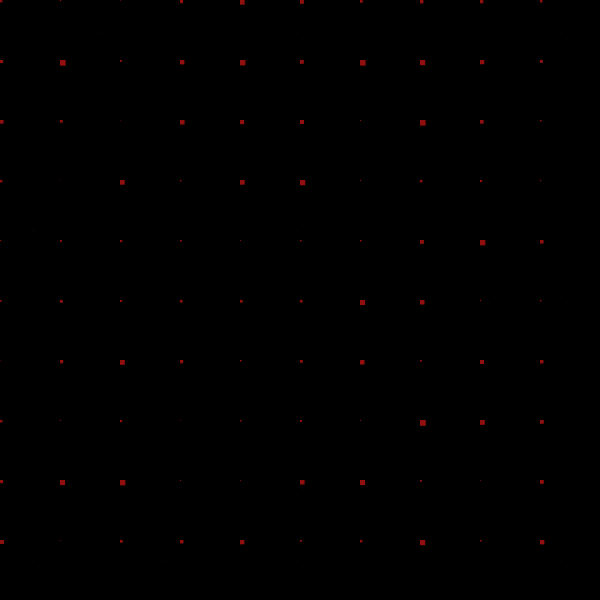
Frame 1 (no input)
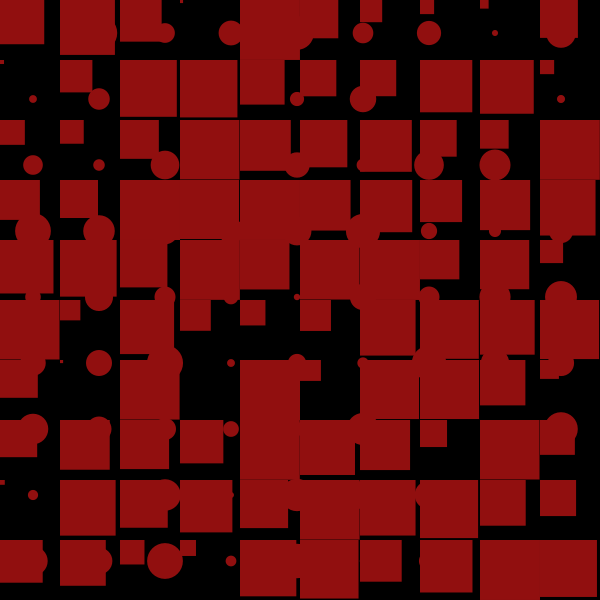
Frame 60 (the mouse pressed at the canvas centre just before this capture)
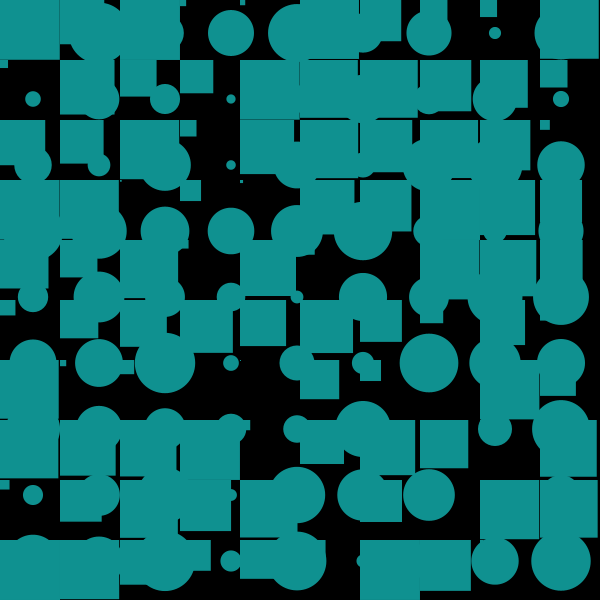
Frame 120 (the mouse held since frame 60 and released just before this capture)

The Processing sketch that drew these frames (run headless with seeded random() and noise(); from frame 60 on, the mouse is pressed at the canvas centre):

// Processing sketch: processing_54120
// ── processing_54120.pde

/**
 * Sketch using two grids
 * background: oscillating squares
 * foreground oscillating circles
 * code may contain unused stuff
 * this is a snapshot of a version that I like
 * position of mouse changes the colors of background
 * and foreground
 * click to stop movement
 */
  
int numZelles1 = int(random(5,13));
int numZelles2 = int(random(7,16));
int numZellesTotal1 = 289;
int numZellesTotal2 = 361;
int switch1 = 1;
float col01,col02,col03,col04;

float rad1 = 600/numZelles1;
float rad2 = 600/numZelles2;
float hrad1 = rad1/2;
float hrad2 = rad2/2;
float focus = 110;

PFont fontA;

Zelle[] Zelle1 = new Zelle[numZelles1*numZelles1];
Zelleb[] Zelle2 = new Zelleb[numZelles2*numZelles2];

void setup() 
{
  size(600, 600);
  noStroke();
  smooth();
  colorMode(HSB, 255);
  col01 = random(255);
  col02 = random(220,255);
  col03 = random(120,150);
  
  for (int i = 0; i < numZelles1; i++) {
    for (int j = 0; j < numZelles1; j++)
    {
    // Zelle(float xin, float yin, float din, int idin, float winkelin, Zelle[] oin)
    // Zelle2[numZelles2*i+j] = new Zelleb(i*rad2,j*rad2, hrad2, numZelles1*i+j, random(6.28),random(0.1), Zelle2);
    Zelle1[numZelles1*i+j] = new Zelle(i*rad1,j*rad1, hrad1, numZelles1*i+j, 0,random(0.1,1), Zelle1);
    }
  }
  for (int i = 0; i < numZelles2; i++) {
    for (int j = 0; j < numZelles2; j++)
    {
    // Zelle(float xin, float yin, float din, int idin, float winkelin, float winkelspeed, Zelle[] oin)
    // Zelle2[numZelles2*i+j] = new Zelleb(i*rad2,j*rad2, hrad2, numZelles1*i+j, random(6.28),random(0.1), Zelle2);
    Zelle2[numZelles2*i+j] = new Zelleb(i*rad2,j*rad2, hrad2, numZelles1*i+j, 0 ,random(0.1,1) , Zelle2);
    }
  }
}

void draw() 
{
  background(0);
  for (int i = 0; i < numZelles1; i++) {
    for (int j = 0; j < numZelles1; j++)
    {
    Zelle1[numZelles1*i+j].change_st();
    Zelle1[numZelles1*i+j].display();   
    }
  }
  for (int i = 0; i < numZelles2; i++) {
    for (int j = 0; j < numZelles2; j++)
    {
    Zelle2[numZelles2*i+j].change_st();
    Zelle2[numZelles2*i+j].display();   
    }
  }
}

/* ------------------------- Zelle */

class Zelle {
  float x, y;
  float rad01;
  float x1,x2,x3,x4,x5,y1,y2,y3,y4,y5,d1;
  float w1,w2;
  float winkel = 0;
  float winkel_120 = 6.28/3;
  float winkel_240 = 6.28*2/3;
  float winkelspeed;
  int id;
  Zelle[] others;
 
  Zelle(float xin, float yin, float din, int idin, float winkelin, float winkelspeedin,Zelle[] oin) {
    x = xin;
    y = yin;
    rad01 = din;
    id = idin;
    others = oin;
    winkel = winkelin;
    winkelspeed = winkelspeedin;
    
  } 
  
  void change_st() {
    
    // set colors
    col01 = (255*mouseY/600)%255;
    // col02 = random(255);
    // col03 = random(255);
    
    // move triangles if switch = 1
      
    if (switch1 == 1 )
    {
    
      winkel = (winkel - winkelspeed);
      // winkel_120 = random(6.28);
      // winkel_240 = random(6.28);
            
      d1 = 2*abs(rad01*sin(0.1*winkel));
      
      // center
      
      x1 = x+rad01; // +10*mouseX/600-5;
      y1 = y+rad01; // +10*mouseY/600-5;
      
      
      // points
      /*
      x2 = x1 + hrad1*sin(winkel);
      y2 = y1 + hrad1*cos(winkel);
      x3 = x1 + hrad1*sin(winkel + winkel_120 );
      y3 = y1 + hrad1*cos(winkel + winkel_120 );
      x4 = x1 + hrad1*sin(winkel + winkel_240 );
      y4 = y1 + hrad1*cos(winkel + winkel_240 );
      */
      
      w1 = 2 * rad01;
      w2 = d1;
      
      // y verringern
      // y = y + 0.1*sin(rad01);
      
    }
  }

       
    void display() {
    // stroke(200,200,200); 
    // rotate(winkel);
    
    fill(col01,col02,col03);
    
    rect(x,y,d1,d1);
    // ellipse(x1,y1,rad01,rad01);
    
    // line(x1,y1,x2,y2);
    // stroke(22,255,255);
    // stroke(col01,col02,col03);
    // triangle(x2,y2,x3,y3,x4,y4);
    
    // line(x2,y2,x3,y3);
    // line(x3,y3,x4,y4);
    // line(x4,y4,x2,y2);
   
    
          
    }
}

/* ------------------------------ ZELLE B */

class Zelleb {
  float x, y;
  float rad01;
  float x1,x2,x3,x4,x5,y1,y2,y3,y4,y5,d1;
  float w1,w2;
  float winkel = 0;
  float winkel_120 = 6.28/3;
  float winkel_240 = 6.28*2/3;
  float winkelspeed;
  int id;
  Zelleb[] others;
 
  Zelleb(float xin, float yin, float din, int idin, float winkelin, float winkelspeedin,Zelleb[] oin) {
    x = xin;
    y = yin;
    rad01 = din;
    id = idin;
    others = oin;
    winkel = winkelin;
    winkelspeed = winkelspeedin;
    
  } 
  
  void change_st() {
    
    // set colors
    col01 = (255*mouseX/600)%255;
    // col02 = 125;
    // col03 = 125;
    
    // move triangles if switch = 1
      
    if (switch1 == 1 )
    {
    
      winkel = (winkel + winkelspeed);
      // winkel_120 = random(6.28);
      // winkel_240 = random(6.28);
            
      d1 = 2*rad01*sin(0.01*winkel);
      
      // center
      
      x1 = x+rad01;
      y1 = y+rad01;
      
      
      // points
      /*
      x2 = x1 + hrad2*sin(winkel);
      y2 = y1 + hrad2*cos(winkel);
      x3 = x1 + hrad2*sin(winkel + winkel_120 );
      y3 = y1 + hrad2*cos(winkel + winkel_120 );
      x4 = x1 + hrad2*sin(winkel + winkel_240 );
      y4 = y1 + hrad2*cos(winkel + winkel_240 );
      */
      
      w1 = 2 * rad01;
      w2 = d1;
      
    }
  }

       
    void display() {
    // stroke(200,200,200); 
    fill(col01,col02,col03);
    
    // rect(x1,y1,rad01,rad01);
    ellipse(x1,y1,d1,d1);
    
    // line(x1,y1,x2,y2);
    // stroke(22,255,255);
    // stroke(col01,col02,col03);
    // triangle(x2,y2,x3,y3,x4,y4);
    
    // line(x2,y2,x3,y3);
    // line(x3,y3,x4,y4);
    // line(x4,y4,x2,y2);
    
    
          
    }
}

/* --------------- Maus */

void mouseClicked() {
  if(switch1 == 0) {
    switch1 = 1;
  } else {
    switch1 = 0;
  }
}
